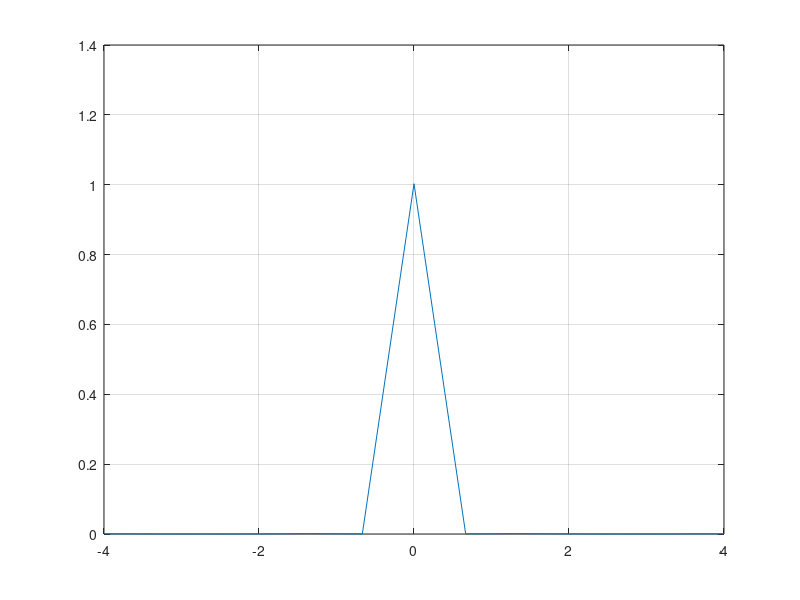

MATLAB code for this plot:

VACCL = [   0            1
        0.125        1.002
         0.25        1.002
        0.375        1.007
          0.5        1.002
        0.625        1.002
         0.75            1
        0.875        1.002
            1        1.005
        1.125        1.005
         1.25        1.005
        1.375        1.002
          1.5        1.002];

Ts = mean(diff(VACCL(:,1)));                    % Sampling Interval
Fs = 1/Ts;                                      % Sampling Frequency
Fn = Fs/2;                                      % Nyquist Frequency
L = size(VACCL,1);                              % Signal Length
VACCLv = VACCL(:,2);                            % Signal Vector
Y = fft(VACCLv)/L;                              % Fourier Transform
Y_SHIFTED = fftshift(Y);                        % Shift
Fv = linspace(-Fn, Fn, size(Y,1));              % * Frequency Vector *
figure
plot(Fv, abs(Y_SHIFTED))
grid